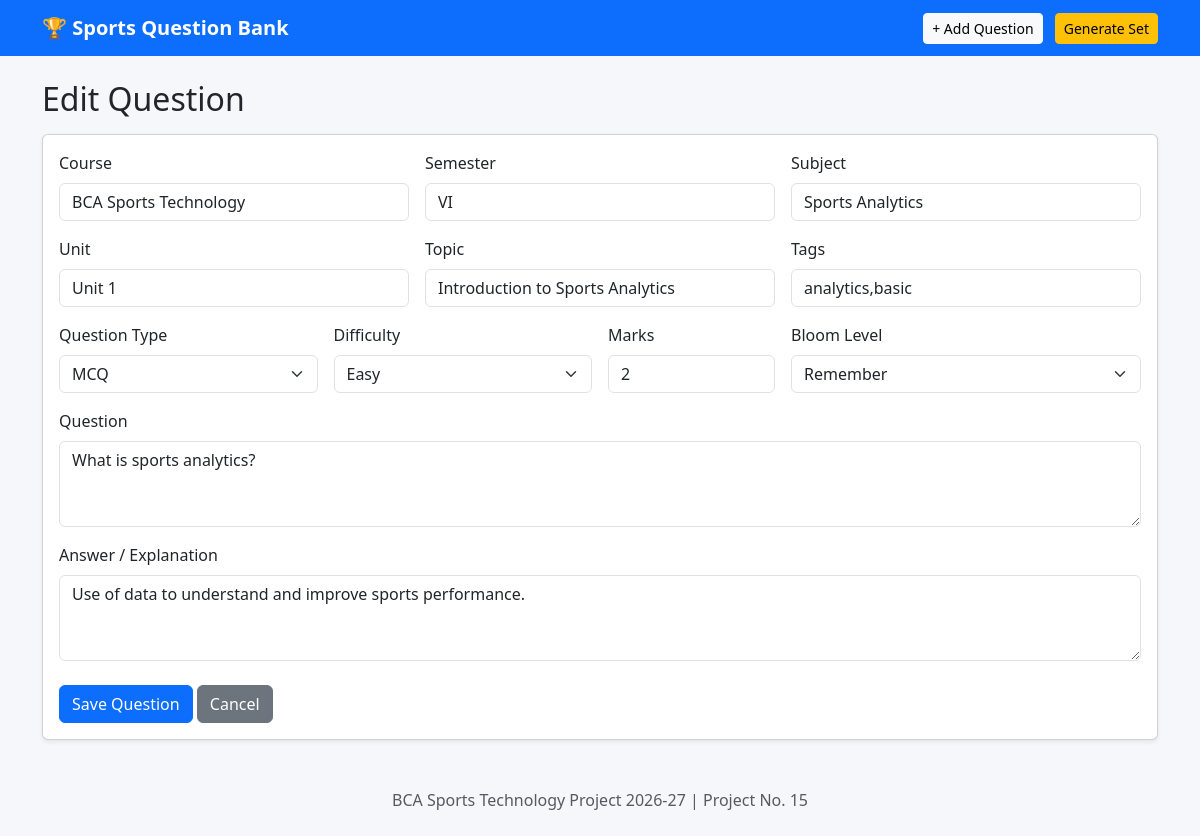
Screenshot of /edit/1 with the database file from the repository.
### tables this page shows
CREATE TABLE questions (
id INTEGER PRIMARY KEY AUTOINCREMENT, course TEXT NOT NULL, semester TEXT NOT NULL,
subject TEXT NOT NULL, unit TEXT NOT NULL, topic TEXT NOT NULL, question_type TEXT NOT NULL,
difficulty TEXT NOT NULL, marks INTEGER NOT NULL, bloom TEXT NOT NULL, tags TEXT, question TEXT NOT NULL, answer TEXT);

### app.py (the view, shortened to what this page needs)
@app.route("/edit/<int:id>", methods=["GET","POST"])
def edit(id):
    conn = get_db()
    row = conn.execute("SELECT * FROM questions WHERE id=?", (id,)).fetchone()
    conn.close()
    return render_template("form.html", title="Edit Question", question=row)

### app.py (called while the page is built)
def get_db():
    conn = sqlite3.connect(DB)
    conn.row_factory = sqlite3.Row
    return conn

### templates/form.html
{% extends "base.html" %}{% block content %}
<h2 class="mb-3">{{title}}</h2>
<form method="post" class="card card-body shadow-sm">
<div class="row g-3">
{% for name,label,val in [
('course','Course',question.course if question else 'BCA Sports Technology'),
('semester','Semester',question.semester if question else 'VI'),
('subject','Subject',question.subject if question else ''),
('unit','Unit',question.unit if question else ''),
('topic','Topic',question.topic if question else ''),
('tags','Tags',question.tags if question else '')
] %}
<div class="col-md-4"><label class="form-label">{{label}}</label><input class="form-control" name="{{name}}" required value="{{val or ''}}"></div>
{% endfor %}
<div class="col-md-3"><label class="form-label">Question Type</label><select class="form-select" name="question_type">{% for x in ['MCQ','Short Answer','Long Answer','True/False'] %}<option {% if question and question.question_type==x %}selected{% endif %}>{{x}}</option>{% endfor %}</select></div>
<div class="col-md-3"><label class="form-label">Difficulty</label><select class="form-select" name="difficulty">{% for x in ['Easy','Medium','Hard'] %}<option {% if question and question.difficulty==x %}selected{% endif %}>{{x}}</option>{% endfor %}</select></div>
<div class="col-md-2"><label class="form-label">Marks</label><input class="form-control" type="number" min="1" name="marks" required value="{{question.marks if question else 2}}"></div>
<div class="col-md-4"><label class="form-label">Bloom Level</label><select class="form-select" name="bloom">{% for x in ['Remember','Understand','Apply','Analyze','Evaluate','Create'] %}<option {% if question and question.bloom==x %}selected{% endif %}>{{x}}</option>{% endfor %}</select></div>
<div class="col-12"><label class="form-label">Question</label><textarea class="form-control" name="question" rows="3" required>{{question.question if question else ''}}</textarea></div>
<div class="col-12"><label class="form-label">Answer / Explanation</label><textarea class="form-control" name="answer" rows="3">{{question.answer if question else ''}}</textarea></div>
</div><div class="mt-4"><button class="btn btn-primary">Save Question</button> <a class="btn btn-secondary" href="{{url_for('index')}}">Cancel</a></div>
</form>{% endblock %}

### static/style.css (style rules this page uses)
body { background:#f5f7fb }

### rows the page displays
questions: label "Course", course "BCA Sports Technology", label "Semester", semester "VI", label "Subject", subject "Sports Analytics", label "Unit", unit "Unit 1", label "Topic", topic "Introduction to Sports Analytics", label "Tags", tags "analytics,basic", question_type "MCQ", difficulty "Easy", marks "2", bloom "Remember", question "What is sports analytics?", answer "Use of data to understand and improve sports performance."

### other values shown
{{ title }} "Edit Question"
